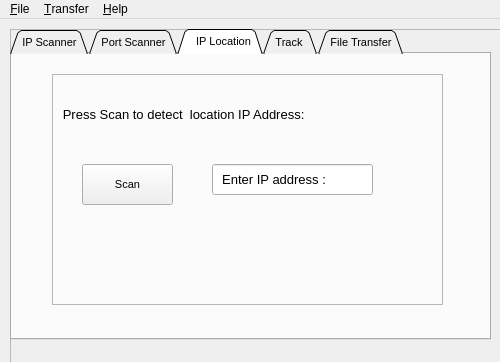
<?xml version="1.0" encoding="UTF-8"?>
<ui version="4.0">
 <class>MainWindow</class>
 <widget class="QMainWindow" name="MainWindow">
  <property name="geometry">
   <rect>
    <x>0</x>
    <y>0</y>
    <width>500</width>
    <height>362</height>
   </rect>
  </property>
  <property name="contextMenuPolicy">
   <enum>Qt::NoContextMenu</enum>
  </property>
  <property name="windowTitle">
   <string>Scanner</string>
  </property>
  <property name="windowIcon">
   <iconset>
    <normaloff>../icon/ir.png</normaloff>../icon/ir.png</iconset>
  </property>
  <widget class="QWidget" name="canvas">
   <widget class="QFrame" name="frame">
    <property name="geometry">
     <rect>
      <x>10</x>
      <y>10</y>
      <width>491</width>
      <height>341</height>
     </rect>
    </property>
    <property name="frameShape">
     <enum>QFrame::StyledPanel</enum>
    </property>
    <property name="frameShadow">
     <enum>QFrame::Raised</enum>
    </property>
    <widget class="QTabWidget" name="mainFram">
     <property name="geometry">
      <rect>
       <x>0</x>
       <y>0</y>
       <width>481</width>
       <height>311</height>
      </rect>
     </property>
     <property name="font">
      <font>
       <pointsize>8</pointsize>
      </font>
     </property>
     <property name="contextMenuPolicy">
      <enum>Qt::ActionsContextMenu</enum>
     </property>
     <property name="tabPosition">
      <enum>QTabWidget::North</enum>
     </property>
     <property name="tabShape">
      <enum>QTabWidget::Triangular</enum>
     </property>
     <property name="currentIndex">
      <number>2</number>
     </property>
     <widget class="QWidget" name="IP">
      <attribute name="icon">
       <iconset>
        <normaloff>../icon/e4d0af18af30a4aeb70e0ccb0078d4cb.png</normaloff>../icon/e4d0af18af30a4aeb70e0ccb0078d4cb.png</iconset>
      </attribute>
      <attribute name="title">
       <string>IP Scanner</string>
      </attribute>
      <widget class="QToolBox" name="toolBoxIP">
       <property name="geometry">
        <rect>
         <x>20</x>
         <y>10</y>
         <width>431</width>
         <height>241</height>
        </rect>
       </property>
       <property name="font">
        <font>
         <pointsize>10</pointsize>
        </font>
       </property>
       <property name="contextMenuPolicy">
        <enum>Qt::NoContextMenu</enum>
       </property>
       <property name="frameShape">
        <enum>QFrame::VLine</enum>
       </property>
       <property name="currentIndex">
        <number>0</number>
       </property>
       <widget class="QWidget" name="rangeIP">
        <property name="geometry">
         <rect>
          <x>0</x>
          <y>0</y>
          <width>429</width>
          <height>149</height>
         </rect>
        </property>
        <attribute name="icon">
         <iconset>
          <normaloff>../icon/default-ip.png</normaloff>../icon/default-ip.png</iconset>
        </attribute>
        <attribute name="label">
         <string>Scan a range IP</string>
        </attribute>
        <widget class="QFrame" name="frame_7">
         <property name="geometry">
          <rect>
           <x>20</x>
           <y>0</y>
           <width>381</width>
           <height>151</height>
          </rect>
         </property>
         <property name="frameShape">
          <enum>QFrame::StyledPanel</enum>
         </property>
         <property name="frameShadow">
          <enum>QFrame::Raised</enum>
         </property>
         <widget class="QPushButton" name="scanIp1">
          <property name="geometry">
           <rect>
            <x>110</x>
            <y>100</y>
            <width>91</width>
            <height>41</height>
           </rect>
          </property>
          <property name="toolTip">
           <string>Scanning your IP range</string>
          </property>
          <property name="text">
           <string>Scan</string>
          </property>
         </widget>
         <widget class="QLineEdit" name="startLineEditIP">
          <property name="geometry">
           <rect>
            <x>140</x>
            <y>10</y>
            <width>171</width>
            <height>31</height>
           </rect>
          </property>
          <property name="font">
           <font>
            <pointsize>10</pointsize>
           </font>
          </property>
          <property name="text">
           <string>0.0.0.0</string>
          </property>
         </widget>
         <widget class="QLineEdit" name="endLineEditIP">
          <property name="geometry">
           <rect>
            <x>140</x>
            <y>60</y>
            <width>171</width>
            <height>31</height>
           </rect>
          </property>
          <property name="font">
           <font>
            <pointsize>10</pointsize>
           </font>
          </property>
          <property name="text">
           <string>255.255.255.255</string>
          </property>
         </widget>
         <widget class="QLabel" name="startLabelIp">
          <property name="geometry">
           <rect>
            <x>10</x>
            <y>10</y>
            <width>51</width>
            <height>31</height>
           </rect>
          </property>
          <property name="baseSize">
           <size>
            <width>2</width>
            <height>2</height>
           </size>
          </property>
          <property name="font">
           <font>
            <pointsize>10</pointsize>
           </font>
          </property>
          <property name="text">
           <string>Start IP</string>
          </property>
          <property name="buddy">
           <cstring>startLineEditIP</cstring>
          </property>
         </widget>
         <widget class="QLabel" name="endLabelIp">
          <property name="geometry">
           <rect>
            <x>10</x>
            <y>60</y>
            <width>51</width>
            <height>31</height>
           </rect>
          </property>
          <property name="baseSize">
           <size>
            <width>2</width>
            <height>2</height>
           </size>
          </property>
          <property name="font">
           <font>
            <pointsize>10</pointsize>
           </font>
          </property>
          <property name="text">
           <string>End IP</string>
          </property>
          <property name="buddy">
           <cstring>endLineEditIP</cstring>
          </property>
         </widget>
         <widget class="Line" name="line_3">
          <property name="geometry">
           <rect>
            <x>40</x>
            <y>50</y>
            <width>118</width>
            <height>3</height>
           </rect>
          </property>
          <property name="orientation">
           <enum>Qt::Horizontal</enum>
          </property>
         </widget>
         <widget class="Line" name="line_4">
          <property name="geometry">
           <rect>
            <x>70</x>
            <y>20</y>
            <width>3</width>
            <height>61</height>
           </rect>
          </property>
          <property name="orientation">
           <enum>Qt::Vertical</enum>
          </property>
         </widget>
        </widget>
       </widget>
       <widget class="QWidget" name="hostIP">
        <property name="geometry">
         <rect>
          <x>0</x>
          <y>0</y>
          <width>100</width>
          <height>30</height>
         </rect>
        </property>
        <attribute name="icon">
         <iconset>
          <normaloff>../icon/what_is_my_ip_address.png</normaloff>../icon/what_is_my_ip_address.png</iconset>
        </attribute>
        <attribute name="label">
         <string>Detect the IP of Host name</string>
        </attribute>
        <widget class="QFrame" name="frame_9">
         <property name="geometry">
          <rect>
           <x>20</x>
           <y>10</y>
           <width>381</width>
           <height>131</height>
          </rect>
         </property>
         <property name="frameShape">
          <enum>QFrame::StyledPanel</enum>
         </property>
         <property name="frameShadow">
          <enum>QFrame::Raised</enum>
         </property>
         <widget class="QPushButton" name="scanIP2">
          <property name="geometry">
           <rect>
            <x>110</x>
            <y>70</y>
            <width>91</width>
            <height>41</height>
           </rect>
          </property>
          <property name="toolTip">
           <string>Detect IP address</string>
          </property>
          <property name="statusTip">
           <string>Detect IP</string>
          </property>
          <property name="text">
           <string>Scan</string>
          </property>
         </widget>
         <widget class="QLineEdit" name="hostName">
          <property name="geometry">
           <rect>
            <x>160</x>
            <y>20</y>
            <width>171</width>
            <height>31</height>
           </rect>
          </property>
          <property name="text">
           <string>Enter your Host Name: </string>
          </property>
         </widget>
         <widget class="QLabel" name="hostLabel">
          <property name="geometry">
           <rect>
            <x>20</x>
            <y>20</y>
            <width>121</width>
            <height>31</height>
           </rect>
          </property>
          <property name="baseSize">
           <size>
            <width>2</width>
            <height>2</height>
           </size>
          </property>
          <property name="font">
           <font>
            <pointsize>10</pointsize>
           </font>
          </property>
          <property name="text">
           <string>Enter host to scan: </string>
          </property>
          <property name="buddy">
           <cstring>hostName</cstring>
          </property>
         </widget>
        </widget>
       </widget>
       <widget class="QWidget" name="MyIPAddress">
        <property name="geometry">
         <rect>
          <x>0</x>
          <y>0</y>
          <width>100</width>
          <height>30</height>
         </rect>
        </property>
        <attribute name="label">
         <string>Detect  my IP address</string>
        </attribute>
        <widget class="QFrame" name="frame_8">
         <property name="geometry">
          <rect>
           <x>20</x>
           <y>0</y>
           <width>371</width>
           <height>151</height>
          </rect>
         </property>
         <property name="frameShape">
          <enum>QFrame::StyledPanel</enum>
         </property>
         <property name="frameShadow">
          <enum>QFrame::Raised</enum>
         </property>
         <property name="midLineWidth">
          <number>-3</number>
         </property>
         <widget class="QPushButton" name="scanPCIP">
          <property name="geometry">
           <rect>
            <x>30</x>
            <y>90</y>
            <width>91</width>
            <height>41</height>
           </rect>
          </property>
          <property name="toolTip">
           <string>IP Scanning</string>
          </property>
          <property name="text">
           <string>Scan</string>
          </property>
         </widget>
         <widget class="QLabel" name="label">
          <property name="geometry">
           <rect>
            <x>0</x>
            <y>30</y>
            <width>361</width>
            <height>20</height>
           </rect>
          </property>
          <property name="font">
           <font>
            <pointsize>10</pointsize>
           </font>
          </property>
          <property name="text">
           <string>   Press Scan to detect your Computer IP Address: </string>
          </property>
         </widget>
         <widget class="QLineEdit" name="myIPLineEdit">
          <property name="geometry">
           <rect>
            <x>160</x>
            <y>90</y>
            <width>161</width>
            <height>31</height>
           </rect>
          </property>
          <property name="font">
           <font>
            <pointsize>10</pointsize>
           </font>
          </property>
          <property name="text">
           <string>  My address  IP is: </string>
          </property>
         </widget>
        </widget>
       </widget>
      </widget>
     </widget>
     <widget class="QWidget" name="Port">
      <attribute name="icon">
       <iconset>
        <normaloff>../icon/d3a1cd1e79201295ffde6c5d6f680d7f.png</normaloff>../icon/d3a1cd1e79201295ffde6c5d6f680d7f.png</iconset>
      </attribute>
      <attribute name="title">
       <string>Port Scanner</string>
      </attribute>
      <widget class="QFrame" name="frame_3">
       <property name="geometry">
        <rect>
         <x>260</x>
         <y>20</y>
         <width>161</width>
         <height>241</height>
        </rect>
       </property>
       <property name="frameShape">
        <enum>QFrame::StyledPanel</enum>
       </property>
       <property name="frameShadow">
        <enum>QFrame::Raised</enum>
       </property>
       <widget class="QWidget" name="horizontalLayoutWidget">
        <property name="geometry">
         <rect>
          <x>30</x>
          <y>0</y>
          <width>131</width>
          <height>241</height>
         </rect>
        </property>
        <layout class="QHBoxLayout" name="horizontalLayout">
         <item>
          <widget class="QTableView" name="table">
           <property name="font">
            <font>
             <pointsize>10</pointsize>
            </font>
           </property>
          </widget>
         </item>
        </layout>
       </widget>
      </widget>
      <widget class="QFrame" name="frame_2">
       <property name="geometry">
        <rect>
         <x>10</x>
         <y>90</y>
         <width>211</width>
         <height>181</height>
        </rect>
       </property>
       <property name="frameShape">
        <enum>QFrame::StyledPanel</enum>
       </property>
       <property name="frameShadow">
        <enum>QFrame::Raised</enum>
       </property>
       <widget class="QPushButton" name="scanPort">
        <property name="geometry">
         <rect>
          <x>50</x>
          <y>130</y>
          <width>91</width>
          <height>41</height>
         </rect>
        </property>
        <property name="toolTip">
         <string>Port Scanning</string>
        </property>
        <property name="text">
         <string>Scan</string>
        </property>
       </widget>
       <widget class="QSpinBox" name="startPort">
        <property name="geometry">
         <rect>
          <x>110</x>
          <y>20</y>
          <width>61</width>
          <height>31</height>
         </rect>
        </property>
        <property name="font">
         <font>
          <pointsize>10</pointsize>
         </font>
        </property>
       </widget>
       <widget class="QSpinBox" name="endPort">
        <property name="geometry">
         <rect>
          <x>110</x>
          <y>70</y>
          <width>61</width>
          <height>31</height>
         </rect>
        </property>
        <property name="font">
         <font>
          <pointsize>10</pointsize>
         </font>
        </property>
        <property name="maximum">
         <number>65535</number>
        </property>
        <property name="value">
         <number>65535</number>
        </property>
       </widget>
       <widget class="QLabel" name="startLabelPort">
        <property name="geometry">
         <rect>
          <x>10</x>
          <y>20</y>
          <width>61</width>
          <height>31</height>
         </rect>
        </property>
        <property name="baseSize">
         <size>
          <width>2</width>
          <height>2</height>
         </size>
        </property>
        <property name="font">
         <font>
          <pointsize>10</pointsize>
         </font>
        </property>
        <property name="text">
         <string>Start Port</string>
        </property>
        <property name="buddy">
         <cstring>startPort</cstring>
        </property>
       </widget>
       <widget class="QLabel" name="endLabelPort">
        <property name="geometry">
         <rect>
          <x>10</x>
          <y>70</y>
          <width>61</width>
          <height>31</height>
         </rect>
        </property>
        <property name="baseSize">
         <size>
          <width>2</width>
          <height>2</height>
         </size>
        </property>
        <property name="font">
         <font>
          <pointsize>10</pointsize>
         </font>
        </property>
        <property name="text">
         <string>End  Port</string>
        </property>
        <property name="buddy">
         <cstring>endPort</cstring>
        </property>
       </widget>
       <widget class="Line" name="line">
        <property name="geometry">
         <rect>
          <x>80</x>
          <y>30</y>
          <width>3</width>
          <height>61</height>
         </rect>
        </property>
        <property name="orientation">
         <enum>Qt::Vertical</enum>
        </property>
       </widget>
       <widget class="Line" name="line_2">
        <property name="geometry">
         <rect>
          <x>30</x>
          <y>60</y>
          <width>118</width>
          <height>3</height>
         </rect>
        </property>
        <property name="orientation">
         <enum>Qt::Horizontal</enum>
        </property>
       </widget>
      </widget>
      <widget class="QFrame" name="frame_10">
       <property name="geometry">
        <rect>
         <x>10</x>
         <y>10</y>
         <width>221</width>
         <height>81</height>
        </rect>
       </property>
       <property name="frameShape">
        <enum>QFrame::StyledPanel</enum>
       </property>
       <property name="frameShadow">
        <enum>QFrame::Raised</enum>
       </property>
       <widget class="QLineEdit" name="IP_PortScaner">
        <property name="geometry">
         <rect>
          <x>70</x>
          <y>30</y>
          <width>141</width>
          <height>31</height>
         </rect>
        </property>
        <property name="font">
         <font>
          <pointsize>10</pointsize>
         </font>
        </property>
        <property name="text">
         <string>Enter your IP: </string>
        </property>
       </widget>
       <widget class="QLabel" name="hostLabel_3">
        <property name="geometry">
         <rect>
          <x>10</x>
          <y>30</y>
          <width>61</width>
          <height>31</height>
         </rect>
        </property>
        <property name="baseSize">
         <size>
          <width>2</width>
          <height>2</height>
         </size>
        </property>
        <property name="font">
         <font>
          <pointsize>10</pointsize>
         </font>
        </property>
        <property name="text">
         <string>Enter IP: </string>
        </property>
        <property name="buddy">
         <cstring>hostName</cstring>
        </property>
       </widget>
      </widget>
     </widget>
     <widget class="QWidget" name="PC">
      <attribute name="icon">
       <iconset>
        <normaloff>../icon/113f15629c5bb690c359ae540cec01fd.png</normaloff>../icon/113f15629c5bb690c359ae540cec01fd.png</iconset>
      </attribute>
      <attribute name="title">
       <string>  IP Location</string>
      </attribute>
      <widget class="QFrame" name="frame_11">
       <property name="geometry">
        <rect>
         <x>40</x>
         <y>20</y>
         <width>391</width>
         <height>231</height>
        </rect>
       </property>
       <property name="frameShape">
        <enum>QFrame::StyledPanel</enum>
       </property>
       <property name="frameShadow">
        <enum>QFrame::Raised</enum>
       </property>
       <property name="midLineWidth">
        <number>-3</number>
       </property>
       <widget class="QPushButton" name="scanIPLocation">
        <property name="geometry">
         <rect>
          <x>30</x>
          <y>90</y>
          <width>91</width>
          <height>41</height>
         </rect>
        </property>
        <property name="toolTip">
         <string>IP Scanning</string>
        </property>
        <property name="text">
         <string>Scan</string>
        </property>
       </widget>
       <widget class="QLabel" name="label_2">
        <property name="geometry">
         <rect>
          <x>0</x>
          <y>30</y>
          <width>361</width>
          <height>20</height>
         </rect>
        </property>
        <property name="font">
         <font>
          <pointsize>10</pointsize>
         </font>
        </property>
        <property name="text">
         <string>   Press Scan to detect  location IP Address: </string>
        </property>
       </widget>
       <widget class="QLineEdit" name="IPLocation">
        <property name="geometry">
         <rect>
          <x>160</x>
          <y>90</y>
          <width>161</width>
          <height>31</height>
         </rect>
        </property>
        <property name="font">
         <font>
          <pointsize>10</pointsize>
         </font>
        </property>
        <property name="text">
         <string>  Enter IP address : </string>
        </property>
       </widget>
      </widget>
     </widget>
     <widget class="QWidget" name="Trace">
      <attribute name="icon">
       <iconset>
        <normaloff>../icon/whois_ip.png</normaloff>../icon/whois_ip.png</iconset>
      </attribute>
      <attribute name="title">
       <string>Track </string>
      </attribute>
      <widget class="QFrame" name="frame_6">
       <property name="geometry">
        <rect>
         <x>20</x>
         <y>30</y>
         <width>441</width>
         <height>191</height>
        </rect>
       </property>
       <property name="frameShape">
        <enum>QFrame::StyledPanel</enum>
       </property>
       <property name="frameShadow">
        <enum>QFrame::Raised</enum>
       </property>
       <widget class="QPushButton" name="traceButton">
        <property name="geometry">
         <rect>
          <x>180</x>
          <y>90</y>
          <width>91</width>
          <height>41</height>
         </rect>
        </property>
        <property name="toolTip">
         <string>Trace IP</string>
        </property>
        <property name="text">
         <string>Track</string>
        </property>
       </widget>
       <widget class="QLineEdit" name="addressIPTrace">
        <property name="enabled">
         <bool>true</bool>
        </property>
        <property name="geometry">
         <rect>
          <x>260</x>
          <y>40</y>
          <width>171</width>
          <height>31</height>
         </rect>
        </property>
        <property name="font">
         <font>
          <pointsize>10</pointsize>
         </font>
        </property>
        <property name="autoFillBackground">
         <bool>false</bool>
        </property>
        <property name="text">
         <string>Track IP , Host or webSite: </string>
        </property>
       </widget>
       <widget class="QLabel" name="hostLabel_2">
        <property name="geometry">
         <rect>
          <x>10</x>
          <y>40</y>
          <width>241</width>
          <height>31</height>
         </rect>
        </property>
        <property name="baseSize">
         <size>
          <width>2</width>
          <height>2</height>
         </size>
        </property>
        <property name="font">
         <font>
          <pointsize>10</pointsize>
         </font>
        </property>
        <property name="mouseTracking">
         <bool>false</bool>
        </property>
        <property name="text">
         <string>Press Track to Track IP , Host or webSite: </string>
        </property>
        <property name="wordWrap">
         <bool>false</bool>
        </property>
        <property name="buddy">
         <cstring>hostName</cstring>
        </property>
       </widget>
      </widget>
     </widget>
     <widget class="QWidget" name="TransferFile">
      <attribute name="icon">
       <iconset>
        <normaloff>../icon/avatar32.jpg</normaloff>../icon/avatar32.jpg</iconset>
      </attribute>
      <attribute name="title">
       <string>File Transfer</string>
      </attribute>
      <widget class="QToolBox" name="toolBoxFtp">
       <property name="geometry">
        <rect>
         <x>20</x>
         <y>20</y>
         <width>431</width>
         <height>241</height>
        </rect>
       </property>
       <property name="font">
        <font>
         <pointsize>10</pointsize>
        </font>
       </property>
       <property name="frameShape">
        <enum>QFrame::VLine</enum>
       </property>
       <property name="currentIndex">
        <number>0</number>
       </property>
       <property name="tabSpacing">
        <number>6</number>
       </property>
       <widget class="QWidget" name="uploadFile">
        <property name="geometry">
         <rect>
          <x>0</x>
          <y>0</y>
          <width>429</width>
          <height>179</height>
         </rect>
        </property>
        <attribute name="icon">
         <iconset>
          <normaloff>../icon/designer-tab-order-tool.png</normaloff>../icon/designer-tab-order-tool.png</iconset>
        </attribute>
        <attribute name="label">
         <string>Upload file against Target</string>
        </attribute>
        <widget class="QFrame" name="frame_5">
         <property name="enabled">
          <bool>true</bool>
         </property>
         <property name="geometry">
          <rect>
           <x>40</x>
           <y>0</y>
           <width>361</width>
           <height>181</height>
          </rect>
         </property>
         <property name="acceptDrops">
          <bool>false</bool>
         </property>
         <property name="frameShape">
          <enum>QFrame::StyledPanel</enum>
         </property>
         <property name="frameShadow">
          <enum>QFrame::Raised</enum>
         </property>
         <widget class="QPushButton" name="upload">
          <property name="geometry">
           <rect>
            <x>80</x>
            <y>110</y>
            <width>91</width>
            <height>41</height>
           </rect>
          </property>
          <property name="cursor">
           <cursorShape>ArrowCursor</cursorShape>
          </property>
          <property name="toolTip">
           <string>Upload File</string>
          </property>
          <property name="text">
           <string>Upload</string>
          </property>
         </widget>
         <widget class="QPushButton" name="chooseFileUpload">
          <property name="enabled">
           <bool>true</bool>
          </property>
          <property name="geometry">
           <rect>
            <x>40</x>
            <y>50</y>
            <width>201</width>
            <height>41</height>
           </rect>
          </property>
          <property name="font">
           <font>
            <pointsize>10</pointsize>
           </font>
          </property>
          <property name="toolTip">
           <string>Choose your File</string>
          </property>
          <property name="text">
           <string>Choose File For Upload</string>
          </property>
         </widget>
        </widget>
       </widget>
       <widget class="QWidget" name="downloadFile">
        <property name="geometry">
         <rect>
          <x>0</x>
          <y>0</y>
          <width>100</width>
          <height>30</height>
         </rect>
        </property>
        <attribute name="icon">
         <iconset>
          <normaloff>../icon/tux.png</normaloff>../icon/tux.png</iconset>
        </attribute>
        <attribute name="label">
         <string>Download file from Target</string>
        </attribute>
        <widget class="QFrame" name="frame_4">
         <property name="geometry">
          <rect>
           <x>10</x>
           <y>0</y>
           <width>371</width>
           <height>171</height>
          </rect>
         </property>
         <property name="frameShape">
          <enum>QFrame::StyledPanel</enum>
         </property>
         <property name="frameShadow">
          <enum>QFrame::Raised</enum>
         </property>
         <widget class="QPushButton" name="download">
          <property name="geometry">
           <rect>
            <x>120</x>
            <y>100</y>
            <width>91</width>
            <height>41</height>
           </rect>
          </property>
          <property name="toolTip">
           <string>Download File</string>
          </property>
          <property name="text">
           <string>Download</string>
          </property>
         </widget>
         <widget class="QLineEdit" name="addressFile">
          <property name="geometry">
           <rect>
            <x>180</x>
            <y>40</y>
            <width>171</width>
            <height>31</height>
           </rect>
          </property>
          <property name="text">
           <string/>
          </property>
         </widget>
         <widget class="QLabel" name="hostLabel_4">
          <property name="geometry">
           <rect>
            <x>20</x>
            <y>40</y>
            <width>141</width>
            <height>31</height>
           </rect>
          </property>
          <property name="baseSize">
           <size>
            <width>2</width>
            <height>2</height>
           </size>
          </property>
          <property name="font">
           <font>
            <pointsize>10</pointsize>
           </font>
          </property>
          <property name="mouseTracking">
           <bool>false</bool>
          </property>
          <property name="text">
           <string>Enter location file name: </string>
          </property>
          <property name="wordWrap">
           <bool>false</bool>
          </property>
          <property name="buddy">
           <cstring>hostName</cstring>
          </property>
         </widget>
        </widget>
       </widget>
      </widget>
     </widget>
    </widget>
   </widget>
  </widget>
  <widget class="QMenuBar" name="menubar">
   <property name="geometry">
    <rect>
     <x>0</x>
     <y>0</y>
     <width>500</width>
     <height>21</height>
    </rect>
   </property>
   <widget class="QMenu" name="File">
    <property name="title">
     <string>&amp;File</string>
    </property>
    <widget class="QMenu" name="menu_IP_Scanning">
     <property name="title">
      <string>&amp;IP Scanning</string>
     </property>
     <addaction name="actionRange_IP"/>
     <addaction name="separator"/>
     <addaction name="actionHost_Name"/>
     <addaction name="actionMy_IP_address"/>
    </widget>
    <addaction name="menu_IP_Scanning"/>
    <addaction name="Port_Scanning"/>
    <addaction name="separator"/>
    <addaction name="action_Trace"/>
    <addaction name="IP_Computer"/>
    <addaction name="separator"/>
    <addaction name="Exit"/>
    <addaction name="separator"/>
   </widget>
   <widget class="QMenu" name="Transfer">
    <property name="title">
     <string>&amp;Transfer</string>
    </property>
    <addaction name="Download"/>
    <addaction name="separator"/>
    <addaction name="Upload"/>
   </widget>
   <widget class="QMenu" name="HelpMenu">
    <property name="title">
     <string>&amp;Help</string>
    </property>
    <addaction name="Help"/>
    <addaction name="separator"/>
    <addaction name="Contact"/>
   </widget>
   <addaction name="File"/>
   <addaction name="Transfer"/>
   <addaction name="HelpMenu"/>
  </widget>
  <action name="Port_Scanning">
   <property name="icon">
    <iconset>
     <normaloff>../icon/Ico_alpha_SearchIndex_32x32.png</normaloff>../icon/Ico_alpha_SearchIndex_32x32.png</iconset>
   </property>
   <property name="text">
    <string>&amp;Port Scanning</string>
   </property>
   <property name="shortcut">
    <string>Ctrl+P</string>
   </property>
  </action>
  <action name="IP_Computer">
   <property name="icon">
    <iconset>
     <normaloff>../icon/default-ip.png</normaloff>../icon/default-ip.png</iconset>
   </property>
   <property name="text">
    <string>&amp;Computer IP</string>
   </property>
   <property name="shortcut">
    <string>Ctrl+Shift+I</string>
   </property>
  </action>
  <action name="Exit">
   <property name="icon">
    <iconset>
     <normaloff>../icon/o_close.png</normaloff>../icon/o_close.png</iconset>
   </property>
   <property name="text">
    <string>&amp;Exit</string>
   </property>
   <property name="shortcut">
    <string>Ctrl+Q</string>
   </property>
  </action>
  <action name="Download">
   <property name="icon">
    <iconset>
     <normaloff>../icon/download.png</normaloff>../icon/download.png</iconset>
   </property>
   <property name="text">
    <string>&amp;Download</string>
   </property>
   <property name="shortcut">
    <string>Ctrl+D</string>
   </property>
  </action>
  <action name="Upload">
   <property name="icon">
    <iconset>
     <normaloff>../icon/connect.png</normaloff>../icon/connect.png</iconset>
   </property>
   <property name="text">
    <string>&amp;Upload</string>
   </property>
   <property name="shortcut">
    <string>Ctrl+U</string>
   </property>
  </action>
  <action name="Help">
   <property name="icon">
    <iconset>
     <normaloff>../icon/help.png</normaloff>../icon/help.png</iconset>
   </property>
   <property name="text">
    <string>&amp;Help</string>
   </property>
   <property name="shortcut">
    <string>Ctrl+H</string>
   </property>
  </action>
  <action name="Contact">
   <property name="icon">
    <iconset>
     <normalon>../icon/email.png</normalon>
    </iconset>
   </property>
   <property name="text">
    <string>&amp;Contact</string>
   </property>
   <property name="shortcut">
    <string>Ctrl+C</string>
   </property>
  </action>
  <action name="actionRange_IP">
   <property name="icon">
    <iconset>
     <normaloff>../icon/3-0.gif</normaloff>../icon/3-0.gif</iconset>
   </property>
   <property name="text">
    <string>&amp;Range IP</string>
   </property>
   <property name="shortcut">
    <string>Ctrl+Shift+I</string>
   </property>
  </action>
  <action name="actionHost_Name">
   <property name="icon">
    <iconset>
     <normaloff>../icon/smalllogo.png</normaloff>../icon/smalllogo.png</iconset>
   </property>
   <property name="text">
    <string>&amp;Host Name</string>
   </property>
  </action>
  <action name="action_Trace">
   <property name="icon">
    <iconset>
     <normaloff>../icon/new.gif</normaloff>../icon/new.gif</iconset>
   </property>
   <property name="text">
    <string>&amp;Trace</string>
   </property>
   <property name="shortcut">
    <string>Ctrl+T</string>
   </property>
  </action>
  <action name="actionMy_IP_address">
   <property name="icon">
    <iconset>
     <normaloff>../icon/hide_my_ip_address.png</normaloff>../icon/hide_my_ip_address.png</iconset>
   </property>
   <property name="text">
    <string>My IP address</string>
   </property>
  </action>
 </widget>
 <resources/>
 <connections/>
</ui>
